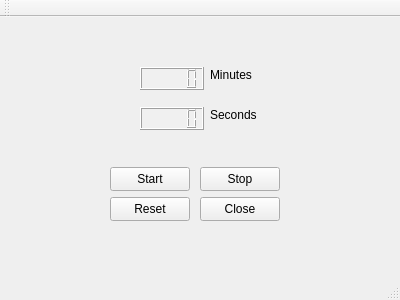
<?xml version="1.0" encoding="UTF-8"?>
<ui version="4.0">
 <class>MainWindow</class>
 <widget class="QMainWindow" name="MainWindow">
  <property name="geometry">
   <rect>
    <x>0</x>
    <y>0</y>
    <width>400</width>
    <height>300</height>
   </rect>
  </property>
  <property name="windowTitle">
   <string>MainWindow</string>
  </property>
  <widget class="QWidget" name="centralWidget">
   <widget class="QLCDNumber" name="lcdNumberMin">
    <property name="geometry">
     <rect>
      <x>140</x>
      <y>50</y>
      <width>64</width>
      <height>23</height>
     </rect>
    </property>
    <property name="palette">
     <palette>
      <active>
       <colorrole role="Base">
        <brush brushstyle="SolidPattern">
         <color alpha="255">
          <red>74</red>
          <green>127</green>
          <blue>125</blue>
         </color>
        </brush>
       </colorrole>
       <colorrole role="Window">
        <brush brushstyle="SolidPattern">
         <color alpha="255">
          <red>74</red>
          <green>127</green>
          <blue>125</blue>
         </color>
        </brush>
       </colorrole>
      </active>
      <inactive>
       <colorrole role="Base">
        <brush brushstyle="SolidPattern">
         <color alpha="255">
          <red>255</red>
          <green>255</green>
          <blue>255</blue>
         </color>
        </brush>
       </colorrole>
       <colorrole role="Window">
        <brush brushstyle="SolidPattern">
         <color alpha="255">
          <red>240</red>
          <green>240</green>
          <blue>240</blue>
         </color>
        </brush>
       </colorrole>
      </inactive>
      <disabled>
       <colorrole role="Base">
        <brush brushstyle="SolidPattern">
         <color alpha="255">
          <red>74</red>
          <green>127</green>
          <blue>125</blue>
         </color>
        </brush>
       </colorrole>
       <colorrole role="Window">
        <brush brushstyle="SolidPattern">
         <color alpha="255">
          <red>74</red>
          <green>127</green>
          <blue>125</blue>
         </color>
        </brush>
       </colorrole>
      </disabled>
     </palette>
    </property>
    <property name="autoFillBackground">
     <bool>true</bool>
    </property>
   </widget>
   <widget class="QLCDNumber" name="lcdNumberSec">
    <property name="geometry">
     <rect>
      <x>140</x>
      <y>90</y>
      <width>64</width>
      <height>23</height>
     </rect>
    </property>
    <property name="palette">
     <palette>
      <active>
       <colorrole role="Base">
        <brush brushstyle="SolidPattern">
         <color alpha="255">
          <red>170</red>
          <green>145</green>
          <blue>71</blue>
         </color>
        </brush>
       </colorrole>
       <colorrole role="Window">
        <brush brushstyle="SolidPattern">
         <color alpha="255">
          <red>170</red>
          <green>145</green>
          <blue>71</blue>
         </color>
        </brush>
       </colorrole>
      </active>
      <inactive>
       <colorrole role="Base">
        <brush brushstyle="SolidPattern">
         <color alpha="255">
          <red>255</red>
          <green>255</green>
          <blue>255</blue>
         </color>
        </brush>
       </colorrole>
       <colorrole role="Window">
        <brush brushstyle="SolidPattern">
         <color alpha="255">
          <red>240</red>
          <green>240</green>
          <blue>240</blue>
         </color>
        </brush>
       </colorrole>
      </inactive>
      <disabled>
       <colorrole role="Base">
        <brush brushstyle="SolidPattern">
         <color alpha="255">
          <red>170</red>
          <green>145</green>
          <blue>71</blue>
         </color>
        </brush>
       </colorrole>
       <colorrole role="Window">
        <brush brushstyle="SolidPattern">
         <color alpha="255">
          <red>170</red>
          <green>145</green>
          <blue>71</blue>
         </color>
        </brush>
       </colorrole>
      </disabled>
     </palette>
    </property>
    <property name="autoFillBackground">
     <bool>true</bool>
    </property>
   </widget>
   <widget class="QLabel" name="label">
    <property name="geometry">
     <rect>
      <x>210</x>
      <y>50</y>
      <width>49</width>
      <height>16</height>
     </rect>
    </property>
    <property name="text">
     <string>Minutes</string>
    </property>
   </widget>
   <widget class="QLabel" name="label_2">
    <property name="geometry">
     <rect>
      <x>210</x>
      <y>90</y>
      <width>49</width>
      <height>16</height>
     </rect>
    </property>
    <property name="text">
     <string>Seconds</string>
    </property>
   </widget>
   <widget class="QPushButton" name="startButton">
    <property name="geometry">
     <rect>
      <x>110</x>
      <y>150</y>
      <width>80</width>
      <height>24</height>
     </rect>
    </property>
    <property name="text">
     <string>Start</string>
    </property>
   </widget>
   <widget class="QPushButton" name="stopButton">
    <property name="geometry">
     <rect>
      <x>200</x>
      <y>150</y>
      <width>80</width>
      <height>24</height>
     </rect>
    </property>
    <property name="text">
     <string>Stop</string>
    </property>
   </widget>
   <widget class="QPushButton" name="resetButton">
    <property name="geometry">
     <rect>
      <x>110</x>
      <y>180</y>
      <width>80</width>
      <height>24</height>
     </rect>
    </property>
    <property name="text">
     <string>Reset</string>
    </property>
   </widget>
   <widget class="QPushButton" name="closeButton">
    <property name="geometry">
     <rect>
      <x>200</x>
      <y>180</y>
      <width>80</width>
      <height>24</height>
     </rect>
    </property>
    <property name="text">
     <string>Close</string>
    </property>
   </widget>
  </widget>
  <widget class="QMenuBar" name="menuBar">
   <property name="geometry">
    <rect>
     <x>0</x>
     <y>0</y>
     <width>400</width>
     <height>21</height>
    </rect>
   </property>
  </widget>
  <widget class="QToolBar" name="mainToolBar">
   <attribute name="toolBarArea">
    <enum>TopToolBarArea</enum>
   </attribute>
   <attribute name="toolBarBreak">
    <bool>false</bool>
   </attribute>
  </widget>
  <widget class="QStatusBar" name="statusBar"/>
 </widget>
 <layoutdefault spacing="6" margin="11"/>
 <resources/>
 <connections>
  <connection>
   <sender>closeButton</sender>
   <signal>clicked()</signal>
   <receiver>MainWindow</receiver>
   <slot>close()</slot>
   <hints>
    <hint type="sourcelabel">
     <x>209</x>
     <y>229</y>
    </hint>
    <hint type="destinationlabel">
     <x>199</x>
     <y>149</y>
    </hint>
   </hints>
  </connection>
 </connections>
</ui>
